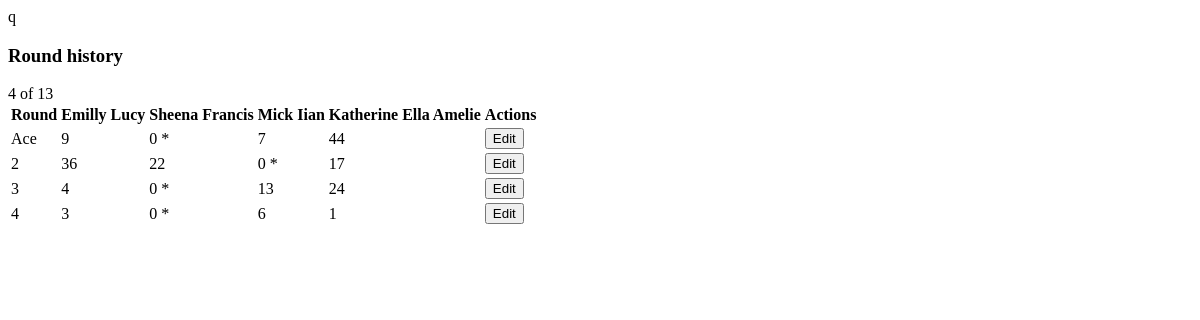
Before: /game/7/round_history with the older database file.
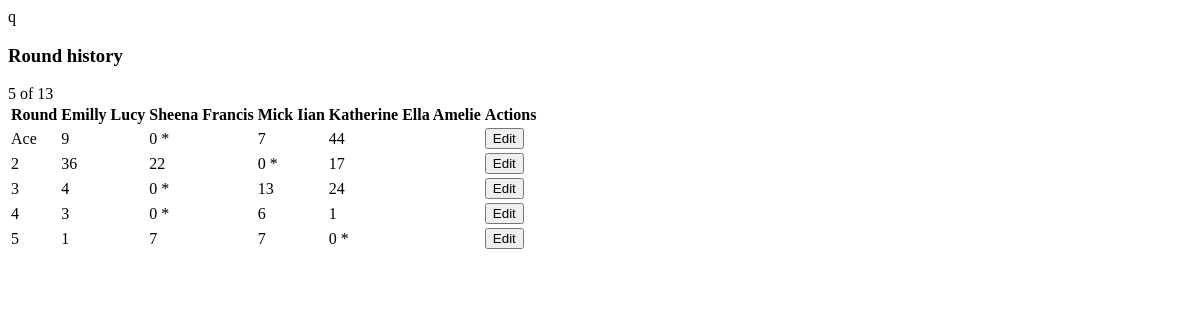
After: the same page with the newer database file.
### models.py (models this page shows)
class Player(db.Model):
    __tablename__ = "players"
    id = db.Column(db.Integer, primary_key=True)
    game_id = db.Column(db.Integer, db.ForeignKey("games.id"), nullable=False)
    person_id = db.Column(db.Integer, db.ForeignKey("persons.id"), nullable=True)
    name = db.Column(db.String(80), nullable=False)
    sort_order = db.Column(db.Integer, nullable=False)
    created_at = db.Column(db.DateTime, default=datetime.utcnow)
    game = db.relationship("Game", back_populates="players")
    person = db.relationship("Person", back_populates="players")
    round_scores = db.relationship(
        "RoundScore",
        back_populates="player",
        cascade="all, delete-orphan",
    )

class Round(db.Model):
    __tablename__ = "rounds"
    id = db.Column(db.Integer, primary_key=True)
    game_id = db.Column(db.Integer, db.ForeignKey("games.id"), nullable=False)
    round_index = db.Column(db.Integer, nullable=False)
    round_name = db.Column(db.String(20), nullable=False)
    created_at = db.Column(db.DateTime, default=datetime.utcnow)
    game = db.relationship("Game", back_populates="rounds")
    scores = db.relationship(
        "RoundScore",
        back_populates="round",
        cascade="all, delete-orphan",
    )
    __table_args__ = (
        db.UniqueConstraint("game_id", "round_index", name="uq_round_game_index"),
    )

class RoundScore(db.Model):
    __tablename__ = "round_scores"
    id = db.Column(db.Integer, primary_key=True)
    round_id = db.Column(db.Integer, db.ForeignKey("rounds.id"), nullable=False)
    player_id = db.Column(db.Integer, db.ForeignKey("players.id"), nullable=False)
    score = db.Column(db.Integer, nullable=False)
    went_out = db.Column(db.Boolean, nullable=False, default=False)
    round = db.relationship("Round", back_populates="scores")
    player = db.relationship("Player", back_populates="round_scores")
    __table_args__ = (
        db.UniqueConstraint("round_id", "player_id", name="uq_score_round_player"),
    )

### app.py (the view)
@app.get("/game/<int:game_id>/round_history")
def round_history(game_id):
    game = Game.query.get_or_404(game_id)
    context = build_game_context(game)
    return render_template("partials/round_history.html", game=game, **context)

### app.py (called while the page is built)
def round_label(index):
    if 1 <= index <= len(ROUND_LABELS):
        return ROUND_LABELS[index - 1]
    return f"Round {index}"

def compute_ranks(totals):
    if not totals:
        return {}
    unique_totals = sorted(set(totals.values()))
    rank_map = {total: idx + 1 for idx, total in enumerate(unique_totals)}
    return {player_id: rank_map[total] for player_id, total in totals.items()}

def get_person_names():
    return [person.display_name for person in Person.query.order_by(Person.display_name).all()]

### templates/partials/round_history.html (shortened to what this page needs)
q<div id="round-history" class="panel" {% if oob %}hx-swap-oob="true"{% endif %}>
  <div class="panel-header">
    <h3>Round history</h3>
    <span class="tag">{{ rounds|length }} of 13</span>
  </div>
  {% if rounds %}
    <div class="table-wrap">
      <table>
        <thead>
          <tr>
            <th>Round</th>
            {% for player in players %}
              <th>{{ player.name }}</th>
            {% endfor %}
            <th>Actions</th>
          </tr>
        </thead>
        <tbody>
          {% for round_item in rounds %}
            {% set score_map = scores_by_round.get(round_item.id, {}) %}
            {% include "partials/round_history_row.html" %}
          {% endfor %}
        </tbody>
      </table>
    </div>
  {% else %}
    <p class="muted">No rounds scored yet. Submit the first round to start tracking.</p>
  {% endif %}
</div>

### templates/partials/round_history_row.html
<tr id="round-row-{{ round_item.id }}">
  <td>{{ round_item.round_name }}</td>
  {% for player in players %}
    {% set score = score_map.get(player.id) %}
    <td>
      {% if score %}
        {{ score.score }}
        {% if score.went_out %}
          <span class="went-out" title="Went out">*</span>
        {% endif %}
      {% else %}
        -
      {% endif %}
    </td>
  {% endfor %}
  <td>
    <button
      class="btn ghost"
      hx-get="{{ url_for('edit_round_form', game_id=game.id, round_id=round_item.id) }}"
      hx-target="#round-row-{{ round_item.id }}"
      hx-swap="outerHTML"
    >
      Edit
    </button>
  </td>
</tr>

Changed rows visible on the page:
added Round: round_name "5"
added RoundScore: score "1"
added RoundScore: score "7"
added RoundScore: score "7"
added RoundScore: score "0"
Other visible differences:
{{ rounds|length }}: "4" → "5"
